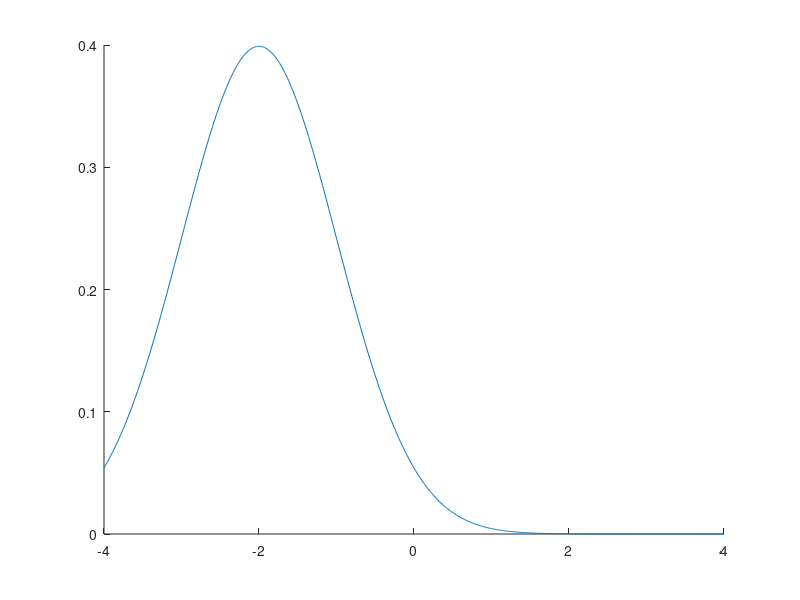

This figure's MATLAB source: (Note: this script raises an error after producing the figure.)
clc; clear; close all

%% Normal Distribution Plotting

dx = 0.01;
x = -4 : dx : 4;

lw = 2;

mu = 0;
sigma = 1;

%%%% Figure 1 %%%% 

% normal, x, mu, sigma
y1 = pdf('normal', x, -2, sigma);
y2 = pdf('normal', x,  0, sigma);
y3 = pdf('normal', x,  2, sigma);

fig1 = figure;
plot(x,y1, LineWidth=lw, Color='#41729f')
hold on
plot(x,y2, LineWidth=lw, Color='#d49425')
plot(x,y3, LineWidth=lw, Color='#819d59')
ylim([0 1])
legend('$\mu=-2$','$\mu=2$','$\mu=2$','Interpreter','latex')
% title('$f(x)$ with $\sigma = 1', 'Interpreter','latex')
ax = gca; 
ax.FontSize = 16; 
set(gca,'box','off')
legend boxoff


%%%% Figure 2 %%%% 
y4 = pdf('normal', x, mu, 0.5);
y5 = pdf('normal', x, mu,   1);
y6 = pdf('normal', x, mu,   2);

figure
plot(x,y4, LineWidth=lw, Color='#41729f')
hold on
plot(x,y5, LineWidth=lw, Color='#d49425')
plot(x,y6, LineWidth=lw, Color='#819d59')
ylim([0 1])
l = legend('$\sigma=0.5$','$\sigma=1$','$\sigma=2$','Interpreter','latex');
% title('$f(x)$ with $\mu = 0', 'Interpreter','latex')
ax = gca; 
ax.FontSize = 16;
set(gca,'box','off')
legend boxoff